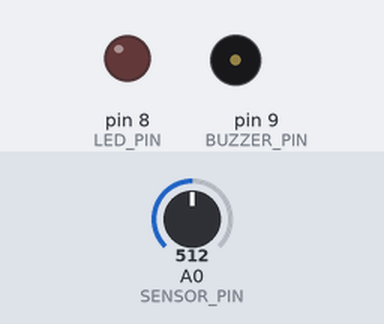
Bench run of a sketch on a simulated Arduino Uno, built with avr-gcc and run on an emulated ATmega328P. On the bench: output pins drawn as LEDs (lit = HIGH), buzzer (waves = sounding). The inputs (shaded band) are chosen by the test bench; at power-on: A0 (SENSOR_PIN) = 512. What the sketch prints to the serial monitor is not drawn.

Above: at 1.2 s.
1.3 s: A0 (SENSOR_PIN) set to 543
2.8 s: A0 (SENSOR_PIN) set to 562
At 3.8 s:
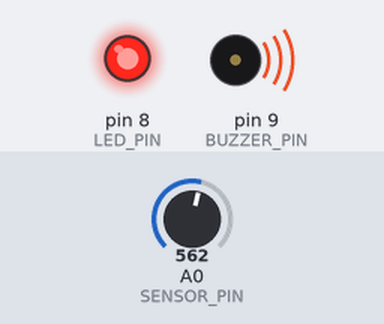
4.5 s: A0 (SENSOR_PIN) set to 540
At 5.0 s:
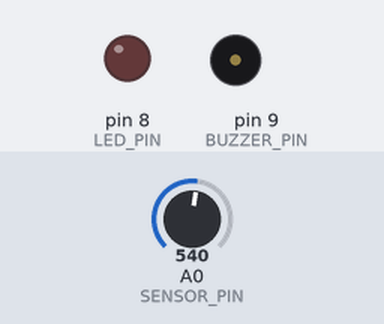
6.0 s: A0 (SENSOR_PIN) set to 560
At 6.3 s:
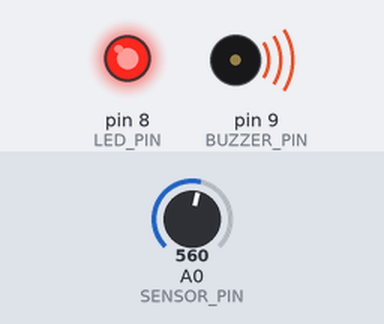
Timing chart, 0 to 8.5 s (numbered marks = the images above; inputs shaded):
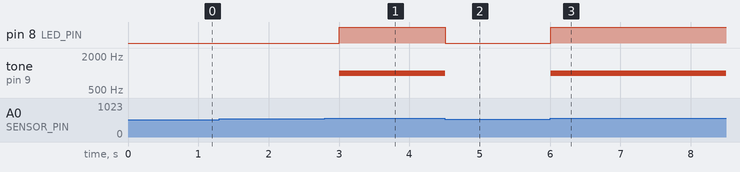

Measured:
- the behaviour switches between 550 and 551 on A0 (SENSOR_PIN) (found by bisection; images 0 and 1)
- after the input at 1.3 s, every drawn part: stays the same
- after the input at 2.8 s, pin 8 (LED_PIN): LOW → HIGH after 0.21 s; tone on pin 9 (BUZZER_PIN): silent → 1000 Hz after 0.21 s
- after the input at 4.5 s, pin 8 (LED_PIN): HIGH → LOW at once; tone on pin 9 (BUZZER_PIN): 1000 Hz → silent at once
- after the input at 6.0 s, pin 8 (LED_PIN): LOW → HIGH at once; tone on pin 9 (BUZZER_PIN): silent → 1000 Hz at once

The sketch:

sketch.ino
```cpp
#define SENSOR_PIN       A0
#define LED_PIN           8
#define BUZZER_PIN        9
#define SMOKE_THRESHOLD  550

void setup() {
  pinMode(LED_PIN, OUTPUT);
  pinMode(BUZZER_PIN, OUTPUT);
  Serial.begin(9600);
  Serial.println("Smoke Detector Ready!");
}

void loop() {
  int val = analogRead(SENSOR_PIN);
  Serial.print("Sensor: ");
  Serial.print(val);

  if (val > SMOKE_THRESHOLD) {
    digitalWrite(LED_PIN, HIGH);
    tone(BUZZER_PIN, 1000);
    Serial.println(" → SMOKE DETECTED!");
  } else {
    digitalWrite(LED_PIN, LOW);
    noTone(BUZZER_PIN);
    Serial.println(" → Clear");
  }

  delay(300);
}
```
